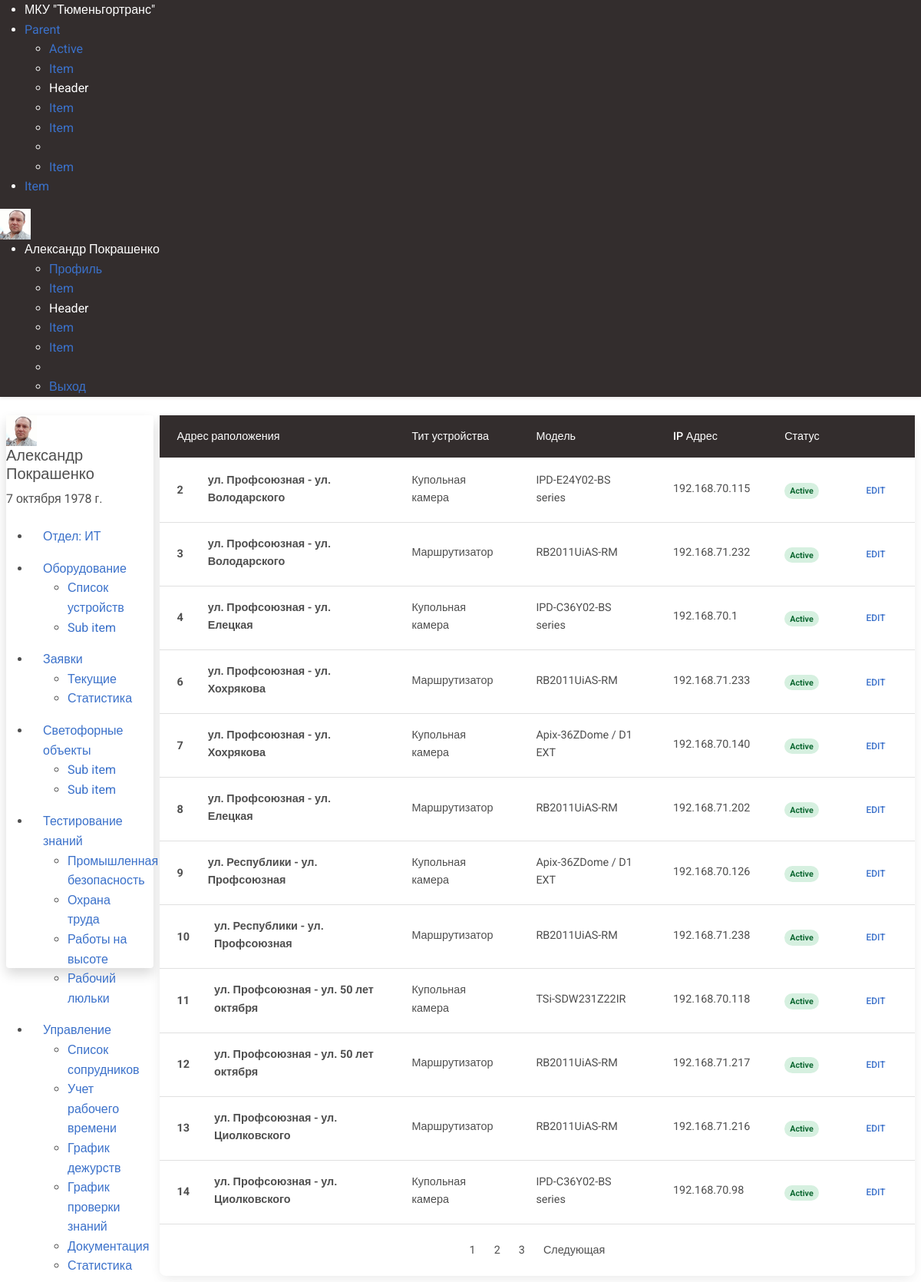
Screenshot of /devices/device_list/ (signed in) with the database file from the repository.
### users/models.py (models this page shows, shortened)
class CustomUser(AbstractUser):
    middle_name = models.CharField('Отчество', max_length=50, blank=True, null=True)
    date_of_birth = models.DateField(blank=True, null=True, verbose_name='Дата рождения')
    age = models.IntegerField(blank=True, null=True, verbose_name='Возраст')
    phone_number_work = models.CharField('Рабочий телефон', max_length=16, blank=True, null=True)
    phone_number_mobile = models.CharField('Мобильный телефон', max_length=12, blank=True, null=True)
    department = models.ForeignKey(Department, blank=True, null=True, on_delete=models.CASCADE, verbose_name='Отдел')
    avatar = models.ImageField(upload_to='avatars/', blank=True, null=True)
    position = models.ForeignKey(Position, blank=True, null=True, on_delete=models.CASCADE, verbose_name='Должность')
    date_of_employment = models.DateField(blank=True, null=True, verbose_name='Дата трудоустройства')
    class Meta:
        verbose_name = 'Пользователь'
        verbose_name_plural = 'Пользователи'

class Department(models.Model):
    department = models.CharField('Отдел', max_length=50)
    slug = models.CharField('Слаг', max_length=70, blank=True)
    class Meta:
        verbose_name = "Отдел"
        verbose_name_plural = "Отделы"
    def __str__(self):
        return self.department

### devices/models.py (models this page shows, shortened)
class Device(models.Model):
    address = models.ForeignKey('cross.CrossRoad', on_delete=models.CASCADE, verbose_name='Адрес установки')
    device_type = models.ForeignKey('DeviceType', on_delete=models.CASCADE, verbose_name='Тип устройства')
    model = models.ForeignKey('DeviceModel', on_delete=models.CASCADE, verbose_name='Модель устройства')
    serial_number = models.CharField(max_length=15, verbose_name='Серийный номер')
    inventary_number = models.IntegerField(blank=True, null=True, verbose_name='Инвентарный номер')
    ip_address = models.GenericIPAddressField(default='192.168.70.1', verbose_name='IP Адрес устройства')
    mask = models.GenericIPAddressField(default='255.255.255.0', blank=True, null=True, verbose_name='Маска подсети')
    gateway = models.GenericIPAddressField(default='192.168.70.1', blank=True, null=True, verbose_name='Шлюз')
    class Meta:
        verbose_name = "Устройство"
        verbose_name_plural = "Устройства"

class DeviceType(models.Model):
    type = models.CharField(max_length=50, blank=True, null=True, verbose_name='Тип устройства')
    slug = models.SlugField(max_length=60, blank=True, null=True)
    class Meta:
        verbose_name = "Тип устройства"
        verbose_name_plural = "Типы устройств"
    def __str__(self):
        return self.type

class DeviceModel(models.Model):
    manufacturer = models.CharField(max_length=50, blank=True, null=True, verbose_name='Проиводитель')
    model = models.CharField(max_length=100, blank=True, null=True, verbose_name='Модель оборудования')
    type = models.ForeignKey(DeviceType, on_delete=models.CASCADE, blank=True, null=True, verbose_name='Тип устройства')
    slug = models.SlugField(max_length=120, blank=True, null=True, verbose_name='Слаг')
    class Meta:
        verbose_name = "Модель оборудования"
        verbose_name_plural = "Модели оборудования"
    def __str__(self):
        return self.model

### cross/models.py (models this page shows)
class CrossRoad(models.Model):
    address = models.CharField(max_length=100, verbose_name="Адрес")
    latitude = models.FloatField(verbose_name='Широта')
    longitude = models.FloatField(verbose_name='Долгота')
    class Meta:
        verbose_name = 'Перекрёсток'
        verbose_name_plural = 'Перекрёстки'
    def __str__(self):
        return self.address

### devices/views.py (the view)
# urls.py: path('device_list/', DeviceListView.as_view(), name='device_list')
class DeviceListView(ListView):
    model = Device
    paginate_by = 12

### templates/devices/device_list.html (shortened to what this page needs)
{% extends 'users/main.html' %}
{% block content %}
<div class="card m-2 mt-2">
<table class="table align-middle mb-0 bg-white">
  <thead class="bg-dark text-white card-header">
    <tr class="">
      <th>Адрес раположения</th>
      <th>Тит устройства</th>
      <th>Модель</th>
      <th>IP Адрес</th>
      <th>Статус</th>
        <th></th>
    </tr>
  </thead>
  <tbody>
  {% for device in object_list %}
    <tr>
      <td>
        <div class="d-flex align-items-center">
            <div class="me-3">
                <strong>{{ device.pk }}</strong>
            </div>
          <div class="ms-3">
            <p class="fw-bold mb-1">{{ device.address }}</p>
          </div>
        </div>
      </td>
      <td>
        <p class="fw-normal mb-1">{{ device.device_type }}</p>
      </td>
      <td>
        <p class="fw-normal mb-1">{{ device.model }}</p>
      </td>
        <td>
            <p class="fw-normal mb-1">{{ device.ip_address }}</p>
        </td>
        <td>
            <span class="badge badge-success rounded-pill d-inline">Active</span>
        </td>
      <td>
        <button type="button" class="btn btn-link btn-sm btn-rounded">
          Edit
        </button>
      </td>
    </tr>
    {% endfor %}
  </tbody>
</table>
  <nav class="mt-3" aria-label="Page navigation example">
    <ul class="pagination justify-content-center">
      {% for page in page_obj.paginator %}
        <li class="page-item">
          <a class="page-link" href="?page={{ page.number}}">{{ page.number }}</a>
        </li>
      {% endfor %}
      <li class="page-item">
        {% if page_obj.has_next %}
          <a class="page-link" href="?page={{ page_obj.next_page_number }}">Следующая</a>
        {% endif %}
      </li>
    </ul>
</nav>
</div>
{% endblock %}

### templates/components/navbar.html (shortened to what this page needs)
{% load static %}
<nav class="uk-navbar-container shadow-sm bg-dark text-white">
    <div class="uk-container-expand uk-padding-small uk-padding-remove-top uk-padding-remove-bottom">
        <div uk-navbar class="">
            <div class="uk-navbar-left text-white">
                <ul class="uk-navbar-nav text-white">
                    <li class="uk-active"><a class="text-white" href="https://tgt72.ru/" target="_blank">МКУ "Тюменьгортранс"</a></li>
                    <li>
                        <a href="#">Parent </a>
                        <div class="uk-navbar-dropdown">
                            <ul class="uk-nav uk-navbar-dropdown-nav">
                                <li class="uk-active"><a href="#">Active</a></li>
                                <li><a href="#">Item</a></li>
                                <li class="uk-nav-header">Header</li>
                                <li><a href="#">Item</a></li>
                                <li><a href="#">Item</a></li>
                                <li class="uk-nav-divider"></li>
                                <li><a href="#">Item</a></li>
                            </ul>
                        </div>
                    </li>
                    <li><a href="#">Item</a></li>
                </ul>
            </div>
            <div class="uk-navbar-right">
                <div class="uk-width-auto">
                    {% if user.is_authenticated %}<img class="uk-border-circle" width="40" height="40" src="{{ user.avatar.url }}" alt="Avatar">{% endif %}
                </div>
                <ul class="uk-navbar-nav">
                    {% if user.is_authenticated %}
                    <li>
                        <a class="text-white" href="#">{{ user.first_name }} {{ user.last_name }}</a>
                        <div class="uk-navbar-dropdown">
                            <ul class="uk-nav uk-navbar-dropdown-nav">
                                <li class="uk-active"><a href="#">Профиль</a></li>
                                <li><a href="#">Item</a></li>
                                <li class="uk-nav-header">Header</li>
                                <li><a href="#">Item</a></li>
                                <li><a href="#">Item</a></li>
                                <li class="uk-nav-divider"></li>
                                <li><a href="{% url 'logout_user' %}">Выход</a></li>
                            </ul>
                        </div>
                    </li>
                    {% else %}
                    <li>
                        <a uk-icon="sign-in" href="{% url 'login_user' %}">Авторизоваться</a>
                    </li>
                    {% endif %}
                </ul>
            </div>
        </div>
    </div>
</nav>

### templates/components/left_sidebar.html (shortened to what this page needs)
{% load static %}
<div class="uk-card uk-card-default m-2 me-0 left_sidebar shadow">
    <div class="uk-card-header">
        <div class="uk-grid-small uk-flex-middle" uk-grid>
            <div class="uk-width-auto ps-0">
                <img class="uk-border-circle" width="40" height="40" src="{{ user.avatar.url }}" alt="Avatar">
            </div>
            <div class="uk-width-expand">
                <h5 class="uk-card-title uk-margin-remove-bottom">{{ user.first_name }} {{ user.last_name }}</h5>
                <p class="uk-text-meta uk-margin-remove-top">
                    <time datetime="2023-04-10T12:00">
                        {{ user.date_of_birth }}
                    </time>
                </p>
            </div>
        </div>
    </div>
    <div class="">
    <ul class="uk-nav-default" uk-nav="multiple: true">
        <li class="uk-active p-3 pt-2 pb-2"><a href="#">Отдел: {{ user.department }}</a></li>
        <li class="uk-parent p-3 pt-2 pb-2">
            <a class="" href="#">Оборудование </a>
            <ul class="uk-nav-sub">
                <li><a href="{% url 'device_list' %}">Список устройств</a></li>
                <li>
                    <a href="#">Sub item</a>
                </li>
            </ul>
        </li>
        <li class="uk-parent p-3 pt-2 pb-2">
            <a href="#">Заявки </a>
            <ul class="uk-nav-sub">
                <li class=""><a href="#">Текущие</a></li>
                <li class=""><a href="#">Статистика</a></li>
            </ul>
        </li>
        <li class="uk-parent p-3 pt-2 pb-2">
            <a href="#">Светофорные объекты </a>
            <ul class="uk-nav-sub">
                <li><a href="#">Sub item</a></li>
                <li><a href="#">Sub item</a></li>
            </ul>
        </li>
        <li class="uk-parent p-3 pt-2 pb-2">
            <a href="#">Тестирование знаний </a>
            <ul class="uk-nav-sub">
                <li><a href="#">Промышленная безопасность</a></li>
                <li><a href="#">Охрана труда</a></li>
                <li><a href="#">Работы на высоте</a></li>
                <li><a href="#">Рабочий люльки</a></li>
            </ul>
        </li>
        <li class="uk-parent p-3 pt-2 pb-2">
            <a href="#">Управление </a>
            <ul class="uk-nav-sub">
                <li class=""><a href="{% url 'user_list' %}">Список сопрудников</a></li>
                <li class=""><a href="#">Учет рабочего времени</a></li>
                <li><a href="#">График дежурств</a></li>
                <li><a href="#">График проверки знаний</a></li>
                <li><a href="#">Документация</a></li>
                <li><a href="#">Статистика</a></li>
            </ul>
        </li>
    </ul>
</div>
</div>

### static/css/styles.css (style rules this page uses)
.left_sidebar { height: 90vh; position: sticky; border-radius: 4px; }

### rows the page displays
CustomUser: avatar (picture), first_name "Александр", last_name "Покрашенко", date_of_birth "7 октября 1978 г.", department "ИТ"
Device: pk "2", address "ул. Профсоюзная - ул. Володарского", device_type "Купольная камера", model "IPD-E24Y02-BS series", ip_address "192.168.70.115"
Device: pk "3", address "ул. Профсоюзная - ул. Володарского", device_type "Маршрутизатор", model "RB2011UiAS-RM", ip_address "192.168.71.232"
Device: pk "4", address "ул. Профсоюзная - ул. Елецкая", device_type "Купольная камера", model "IPD-C36Y02-BS series", ip_address "192.168.70.1"
Device: pk "6", address "ул. Профсоюзная - ул. Хохрякова", device_type "Маршрутизатор", model "RB2011UiAS-RM", ip_address "192.168.71.233"
Device: pk "7", address "ул. Профсоюзная - ул. Хохрякова", device_type "Купольная камера", model "Apix-36ZDome / D1 EXT", ip_address "192.168.70.140"
Device: pk "8", address "ул. Профсоюзная - ул. Елецкая", device_type "Маршрутизатор", model "RB2011UiAS-RM", ip_address "192.168.71.202"
Device: pk "9", address "ул. Республики - ул. Профсоюзная", device_type "Купольная камера", model "Apix-36ZDome / D1 EXT", ip_address "192.168.70.126"
Device: pk "10", address "ул. Республики - ул. Профсоюзная", device_type "Маршрутизатор", model "RB2011UiAS-RM", ip_address "192.168.71.238"
Device: pk "11", address "ул. Профсоюзная - ул. 50 лет октября", device_type "Купольная камера", model "TSi-SDW231Z22IR", ip_address "192.168.70.118"
Device: pk "12", address "ул. Профсоюзная - ул. 50 лет октября", device_type "Маршрутизатор", model "RB2011UiAS-RM", ip_address "192.168.71.217"
Device: pk "13", address "ул. Профсоюзная - ул. Циолковского", device_type "Маршрутизатор", model "RB2011UiAS-RM", ip_address "192.168.71.216"
Device: pk "14", address "ул. Профсоюзная - ул. Циолковского", device_type "Купольная камера", model "IPD-C36Y02-BS series", ip_address "192.168.70.98"

### other values shown
{{ page.number }} "1" "2" "3"
